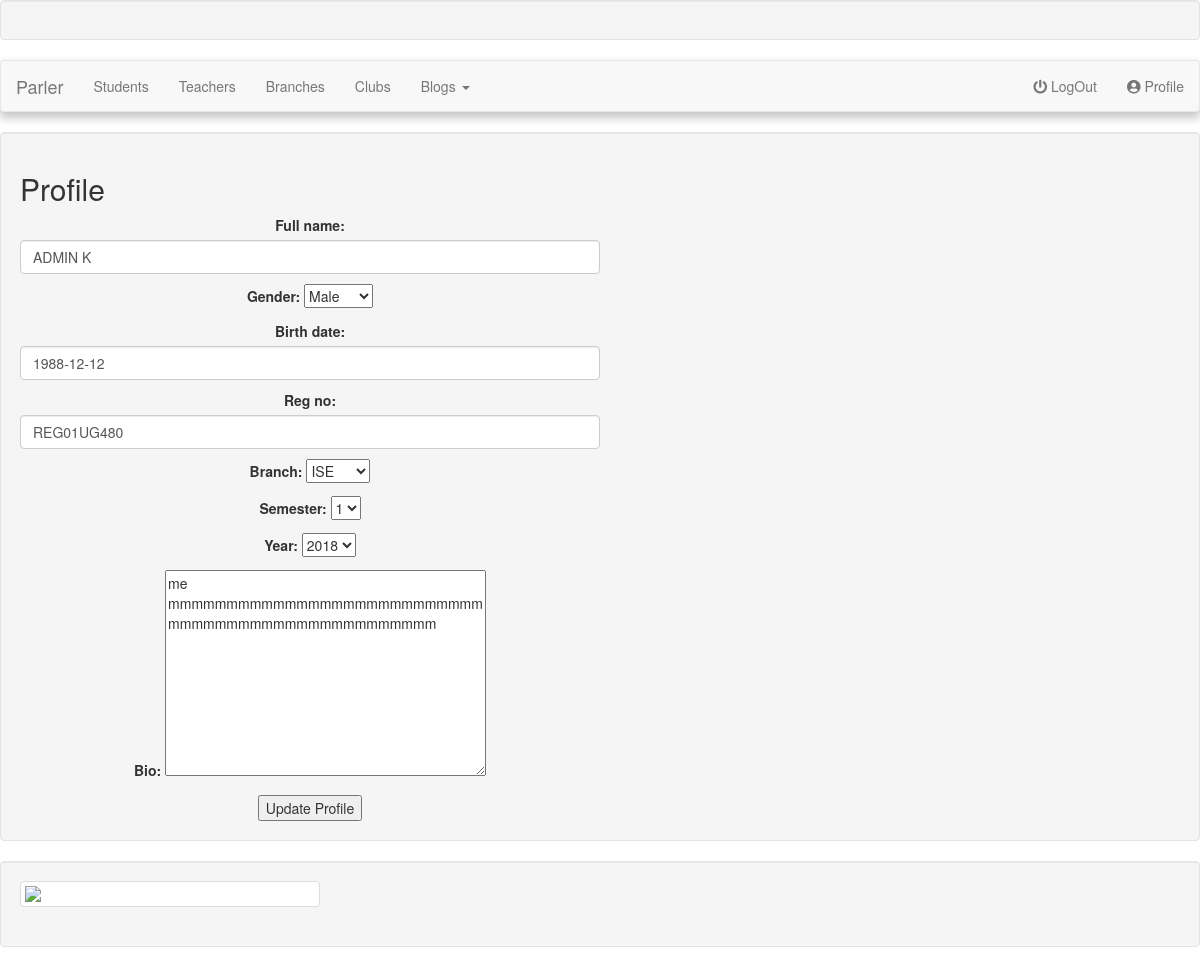
Page /update/ (signed in) on the committed database.
### intro/models.py (models this page shows, shortened)
class Profile(models.Model):
    user = models.OneToOneField(User, on_delete=models.CASCADE)
    full_name = models.CharField(max_length=100, blank=True, null=True)
    gender = models.CharField(max_length=6, choices=[('male', 'Male'), ('female', 'Female'), ('other', "Other"), ],
                             null=True)
    birth_date = models.DateField(null=True, blank=True)
    reg_no = models.CharField(max_length=15, null=True);
    branch = models.ForeignKey(branch, on_delete=models.SET_NULL, null=True)
    semester = models.IntegerField(('semester'),
                                   choices=[(1, 1), (2, 2), (3, 3), (4, 4), (5, 5), (6, 6), (7, 7), (8, 8)], default=1)
    admission_year = models.IntegerField(('year'), choices=YEAR_CHOICES, default=datetime.datetime.now().year)
    bio = models.TextField(max_length=500, blank=True, null=True)
    location = models.CharField(max_length=30, blank=True)

### intro/views.py (the view)
# urls.py: url(r'^update/$', views.update_profile, name='profileUpdate'),
@login_required
@transaction.atomic
def update_profile(request):
    if request.method == 'POST':
        user_form = UserForm(request.POST, instance=request.user)
        profile_form = ProfileForm(request.POST, instance=request.user.profile)
        if user_form.is_valid() and profile_form.is_valid():
            user_form.save()
            profile_form.save()
            messages.success(request, ('Your profile was successfully updated!'))  # removed _ from ('you...
            return redirect('intro:homepage')
        else:
            messages.error(request, ('Please correct the error below.'))  # removed _ from ('Pleas...
    else:
        user_form = UserForm(instance=request.user)
        profile_form = ProfileForm(instance=request.user.profile)
    return render(request, 'registration/profile.html', {
        'user_form': user_form,
        'profile_form': profile_form
    })

### intro/forms.py
class UserForm(forms.ModelForm):
    class Meta:
        model = User
        fields = ('first_name', 'last_name', 'email')

class ProfileForm(forms.ModelForm):
    class Meta:
        model = Profile
        fields = ('full_name', 'gender', 'birth_date', 'reg_no', 'branch', 'semester', 'admission_year', 'bio')

### intro/models.py (called while the page is built)
    def __str__(self):
        return self.branch_code

### intro/templates/registration/profile.html (shortened to what this page needs)
{%extends 'intro/base.html'%}
{% block content %}
  <h2>Profile</h2>
  <form method="post">
      {{ profile_form.as_p }}
    <button type="submit">Update Profile</button>
  </form>
{% endblock %}

### intro/static/intro/style.css (style rules this page uses)
form { width:50%; text-align:center; }

### rows in the picture
Profile: full_name "ADMIN K", gender "Male", birth_date "1988-12-12", reg_no "REG01UG480", branch "ISE", semester "1", admission_year "2018", bio "me mmmmmmmmmmmmmmmmmmmmmmmmmmmmmmmmmmmmmmmmmmmmmmmmmm"
